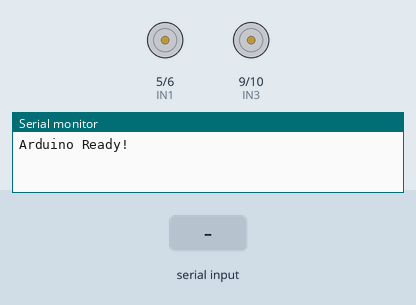
Simulated run of this sketch. Board: Arduino Uno, built with avr-gcc and run on an emulated ATmega328P. Shown: motor-driver pin pairs drawn as motors (green arrow = first pin HIGH = forward, orange = second pin HIGH = backward, longer = more drive, scaled by the enable pin), the last lines printed to the serial monitor. Inputs (shaded band) come from the test bench.

Above: at 1.2 s.
1.3 s: "FORWARD\n" received over Serial
At 2.0 s:
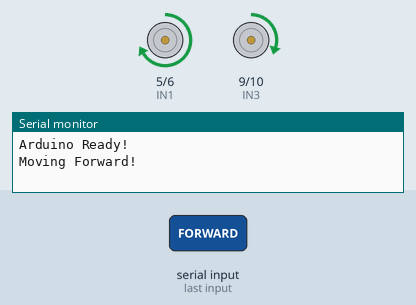
2.8 s: "BACKWARD\n" received over Serial
At 3.2 s:
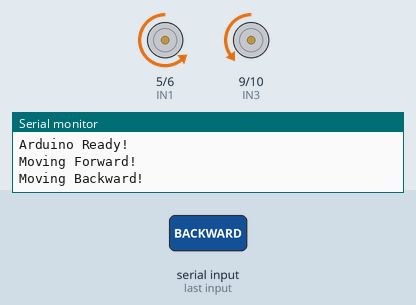
4.3 s: "SMOOTH_LEFT\n" received over Serial
At 5.5 s:
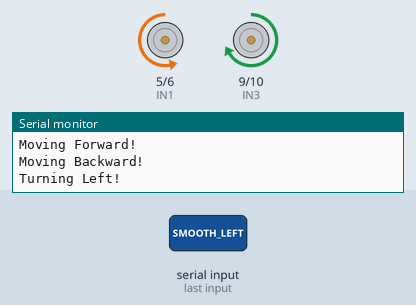
5.8 s: "SMOOTH_RIGHT\n" received over Serial
At 6.8 s:
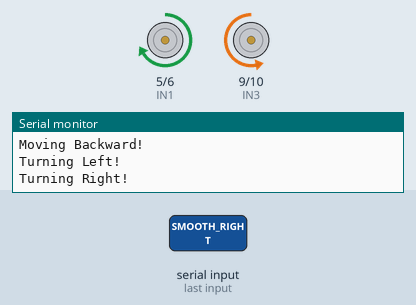
Timing chart, 0 to 8.3 s (numbered marks = the images above; inputs shaded):
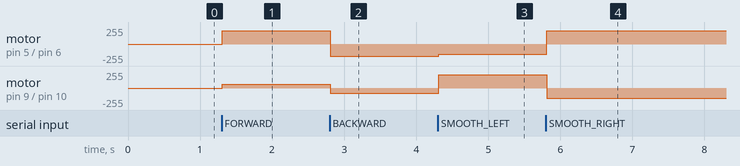

The sketch:

motor_test.ino
```cpp
#define IN1 5
#define IN2 6
#define IN3 9
#define IN4 10
#define ENA 3
#define ENB 11

void setup() {
  Serial.begin(9600);
  pinMode(IN1, OUTPUT);
  pinMode(IN2, OUTPUT);
  pinMode(IN3, OUTPUT);
  pinMode(IN4, OUTPUT);
  pinMode(ENA, OUTPUT);
  pinMode(ENB, OUTPUT);
  stopMotors();
  Serial.println("Arduino Ready!");
}

void stopMotors() {
  digitalWrite(IN1, LOW);
  digitalWrite(IN2, LOW);
  digitalWrite(IN3, LOW);
  digitalWrite(IN4, LOW);
  analogWrite(ENA, 0);
  analogWrite(ENB, 0);
}

void loop() {
  if (Serial.available()) {
    String cmd = Serial.readStringUntil('\n');
    cmd.trim();
    if (cmd == "FORWARD") {
      // Balanced: Left is slower (150), Right is max (255) to fix the slant
      analogWrite(ENA, 200); analogWrite(ENB, 60);
      digitalWrite(IN1, HIGH); digitalWrite(IN2, LOW);
      digitalWrite(IN3, HIGH); digitalWrite(IN4, LOW);
      Serial.println("Moving Forward!");
    } else if (cmd == "BACKWARD") {
      analogWrite(ENA, 180); analogWrite(ENB, 80);
      digitalWrite(IN1, LOW); digitalWrite(IN2, HIGH);
      digitalWrite(IN3, LOW); digitalWrite(IN4, HIGH);
      Serial.println("Moving Backward!");
    } else if (cmd == "SMOOTH_LEFT") {
      analogWrite(ENA, 150); analogWrite(ENB, 200);
      digitalWrite(IN1, LOW); digitalWrite(IN2, HIGH);
      digitalWrite(IN3, HIGH); digitalWrite(IN4, LOW);
      Serial.println("Turning Left!");
    } else if (cmd == "SMOOTH_RIGHT") {
      analogWrite(ENA, 200); analogWrite(ENB, 150);
      digitalWrite(IN1, HIGH); digitalWrite(IN2, LOW);
      digitalWrite(IN3, LOW); digitalWrite(IN4, HIGH);
      Serial.println("Turning Right!");
    } else if (cmd == "STOP") {
      stopMotors();
      Serial.println("Stopped!");
    }
  }
}
```

Measured:
- after the input at 1.3 s, motor on pin 5 (IN1) / pin 6 (IN2): stopped → forward 200/255 at once; motor on pin 9 (IN3) / pin 10 (IN4): stopped → forward 60/255 at once
- after the input at 2.8 s, motor on pin 5 (IN1) / pin 6 (IN2): forward 200/255 → backward 180/255 at once; motor on pin 9 (IN3) / pin 10 (IN4): forward 60/255 → backward 80/255 at once
- after the input at 4.3 s, motor on pin 5 (IN1) / pin 6 (IN2): backward 180/255 → backward 150/255 at once; motor on pin 9 (IN3) / pin 10 (IN4): backward 80/255 → forward 200/255 at once
- after the input at 5.8 s, motor on pin 5 (IN1) / pin 6 (IN2): backward 150/255 → forward 200/255 at once; motor on pin 9 (IN3) / pin 10 (IN4): forward 200/255 → backward 150/255 at once
